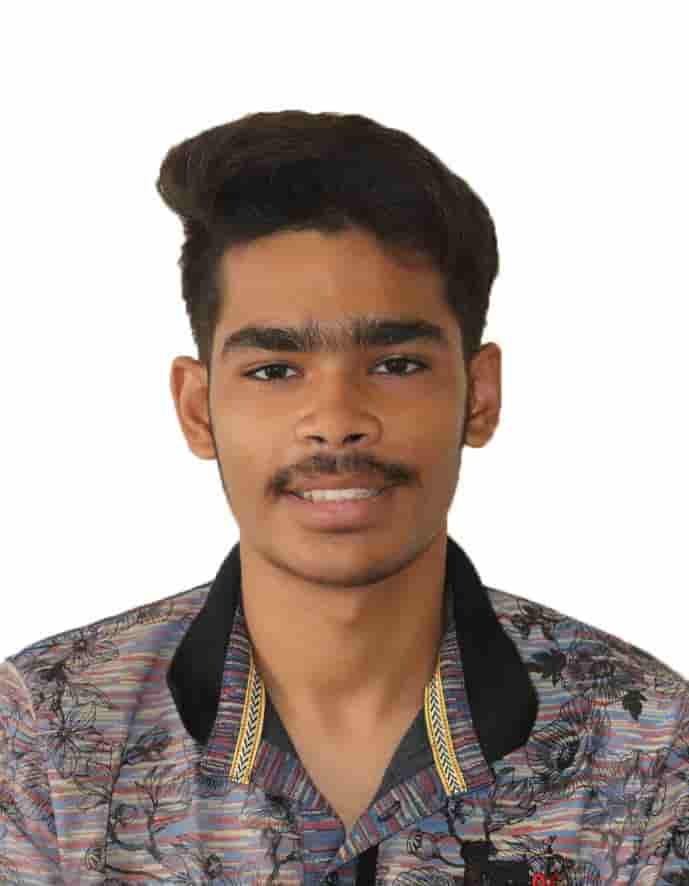
#> input picture pencil_sketch/passport size photo-min.jpeg, 689 x 886 px, given in place of passport size photo-min.jpg, which was not available
$ python main.py
#> lines starting #> are read from the running program, lines starting #| are printed output that depends on the picture; pictures that were not available may be replaced by others from this repository, and a replacement may not be noted
import cv2
import csv


image = cv2.cv2.imread("passport size photo-min.jpg")
#> image is the input picture: shape (886, 689, 3); mean B, G, R 161.9, 168, 181.1
grayImage = cv2.cv2.cvtColor(image, cv2.cv2.COLOR_BGR2GRAY)
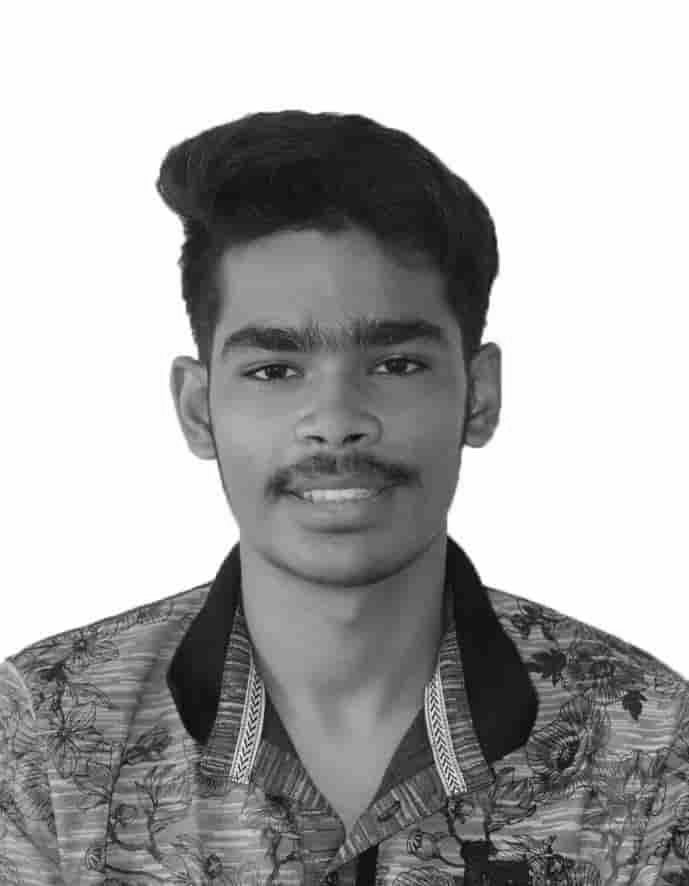
#> grayImage: shape (886, 689); min 0, max 255, mean 171.3
grayImageinv = 255 - grayImage
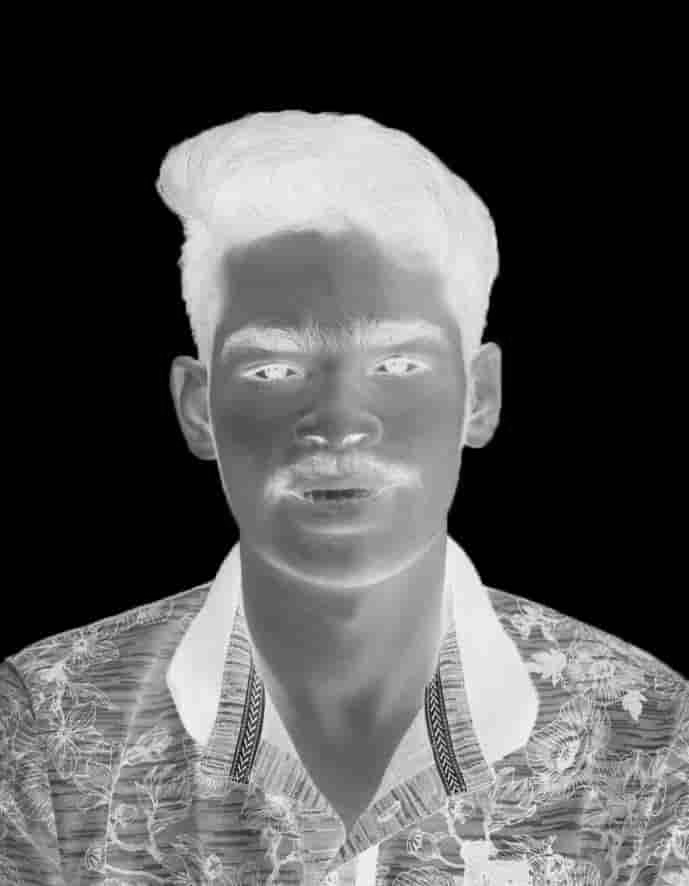
#> grayImageinv: shape (886, 689); min 0, max 255, mean 83.7
grayImageinv = cv2.cv2.GaussianBlur(grayImageinv, (21,21),0)
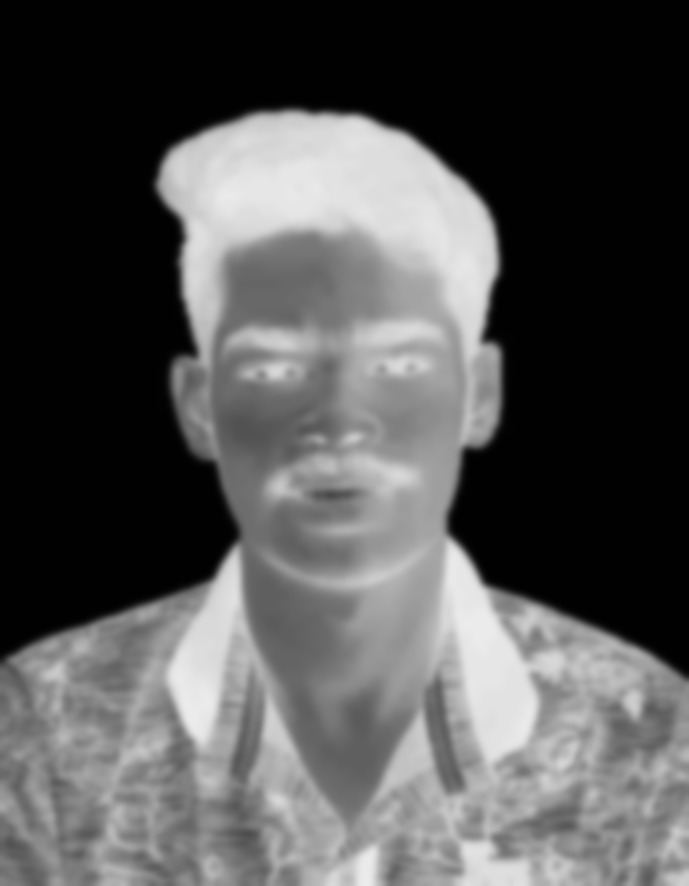
#> grayImageinv: shape (886, 689); min 1, max 236, mean 83.7
output = cv2.cv2.divide(grayImage, 255-grayImageinv, scale=256.0)
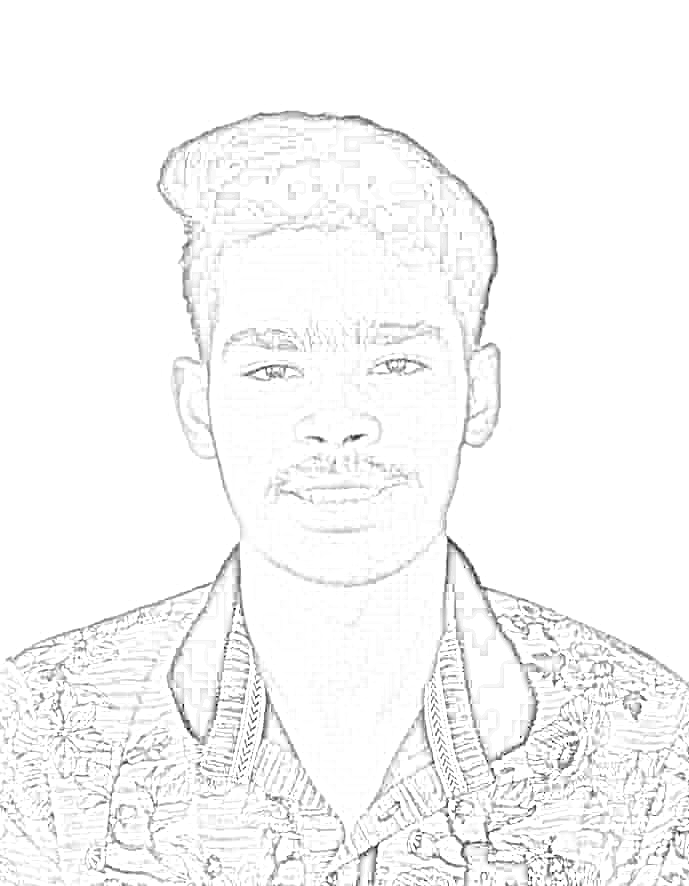
#> output: shape (886, 689); min 0, max 255, mean 247.2
cv2.cv2.namedWindow("image", cv2.cv2.WINDOW_AUTOSIZE)
cv2.cv2.namedWindow("pencilsketch", cv2.cv2.WINDOW_AUTOSIZE)
cv2.cv2.imshow("image", image)
cv2.cv2.imshow("pencilsketch", output)
cv2.cv2.waitKey(0)
cv2.cv2.destroyAllWindows()
